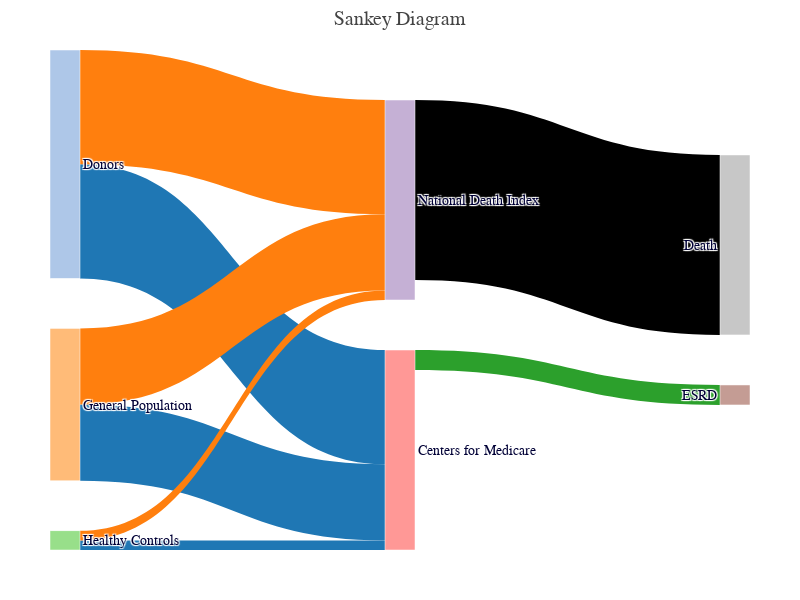

The notebook cell this image was saved under:
### Markdown cell above
#### 04/2023

TRC Jupyter Book    
GitHub accounts for decentralized version control   

.  

```
r(mean)

In the last class we learned about 



#queing tasks 

timer on 1.1
do adult.do
timer off 1.1

timer on 1.2
do exam.do 
timer off 1.2

timer on 1.3
do exam.do
timer off 1.3

```

.  

Annuŋŋamya   

.  

```
Nairobi: Fiction (Sarah & I to collaborate on work of fiction: protect folks)

2023

All of use were gullible :

Uncle Kgg = Drrk

Nairobi: place things in context 

Make this function 

Kalnki — Mukungu
Taltwla — upper class (only person they knew in Nairobi)
Kgg — mummy 
Naigre - tete-a-tete

Srh: why did l accept uncle Kgg?

- Henry’s dad (not Skwgu)
- 
Collaborate with family

1. Srh will give info (long walks with o'j)
2. 
3. 

Btwla, wmpa, … 

Swinging: they swapped chics, including Fna

Gen-Z have returned to the baby boomer 

Btwla was m7 first minister for health
This click

X

Lyda:

o'j ayenda abantu ba wansi 
That’s how he met your l 
A teller

Muzaale Tuma Batwala Bamowze Mutengu

Muzaale send Batwala because Bamwoze is stubborn

Dhadha Ikesa? Jay-Z ain’t got nothing on her

x

Albinism grandma’s condign 

x

Lets tell scandals the way we do in the Bible 

“the Bible from genesis from revelation is all about crime”

Why are we talking about sacrificing the lamb in OT

And Jesus as the lamb of God?

X

Mythology with Gods from Bunyoro infesting Busoga


```

.  

```
#time

2023

Ancién regime
Zeitgeist 
Bide one’s time 
```

.  

EPL  

2023/04/03  

Arsenal -138  
MC +120  

Nothing to write home about:  
You’d lose $138 for every $100   
That you bet on Arsenal winning the EPL  
Market place expects it!  

.  

THIS works (but I need to hide my code)

### Code cell
import pandas as pd
import plotly.express as px
import plotly.graph_objects as go 
import urllib, json
import numpy as np
import sqlite3 as sq3

label = ['Donors',
         "General Population", 
         "Healthy Controls", 
         "Centers for Medicare",
         "National Death Index", 
         "ESRD", 
         "Death"]

source = [0,1,2,   0,1,2,
          3, 4]  

target = [3,3,3,   4,4,4, 
          5, 6]  

value = [57.1,38.1,4.8,  57.1,38.1,4.8, 
         10,90]   

# Define colors for links and nodes
link_color = ['#1f77b4', '#1f77b4', '#1f77b4', 
              '#ff7f0e', '#ff7f0e', '#ff7f0e', 
              '#2ca02c']
node_color = ['#aec7e8', '#ffbb78', '#98df8a', 
              '#ff9896', '#c5b0d5', '#c49c94', 
              '#c7c7c7']

link = dict(source=source, target=target, value=value, 
            color=link_color)
node = dict(label=label, pad=50, thickness=30, 
            color=node_color, 
            line=dict(color='white', width=0.5))

# Define figure layout
layout = dict(title=dict(text="Sankey Diagram"), 
              font=dict(size=14, family="Arial"), 
              height=600, width=800, 
              margin=dict(l=50, r=50, t=50, b=50))

# Create Sankey object
sankey = go.Sankey(link=link, node=node)

# Define Figure object
fig = go.Figure(data=sankey, layout=layout)

# Display figure in Jupyter notebook
fig.show()

### Figure 1 — Plotly figure (JSON) as saved in the notebook; plotly's stock layout.template omitted (floating-point values rounded to 4 significant figures)
{"data": [{"link": {"color": ["#1f77b4", "#1f77b4", "#1f77b4", "#ff7f0e", "#ff7f0e", "#ff7f0e", "#2ca02c"], "source": [0, 1, 2, 0, 1, 2, 3, 4], "target": [3, 3, 3, 4, 4, 4, 5, 6], "value": [57.1, 38.1, 4.8, 57.1, 38.1, 4.8, 10, 90]}, "node": {"color": ["#aec7e8", "#ffbb78", "#98df8a", "#ff9896", "#c5b0d5", "#c49c94", "#c7c7c7"], "label": ["Donors", "General Population", "Healthy Controls", "Centers for Medicare", "National Death Index", "ESRD", "Death"], "line": {"color": "white", "width": 0.5}, "pad": 50, "thickness": 30}, "type": "sankey"}], "layout": {"font": {"family": "Arial", "size": 14}, "height": 600, "margin": {"b": 50, "l": 50, "r": 50, "t": 50}, "title": {"text": "Sankey Diagram"}, "width": 800}}
